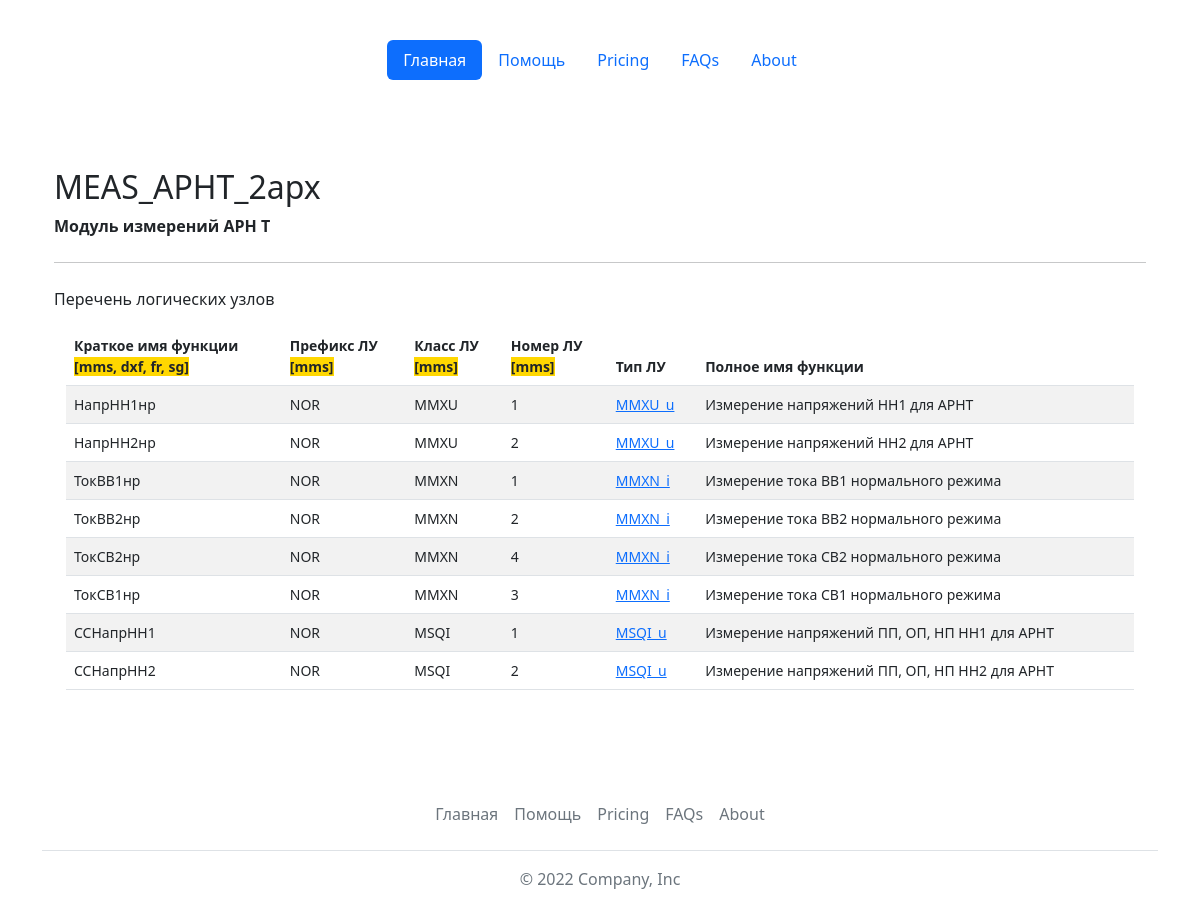
The page /reports/show/?name=MEAS_АРНТ_2арх&type=ld on the database its author committed.
### base_types/models.py (models this page shows, shortened)
class LogicDevices(models.Model):
    id = models.AutoField(primary_key=True)
    name = models.CharField(max_length=128, verbose_name='Обозначение логического устройства', unique=True)
    fb_name = models.CharField(max_length=128, verbose_name='Обозначение функционального блока', unique=True)
    description = models.TextField(max_length=1024, blank=True, verbose_name='Назначение логического устройства (ФБ)')
    class Meta:
        verbose_name = 'Логическое устройство'
        verbose_name_plural = 'Логические устройства'
        ordering = ['name']

class LogicNodeInstantiated(models.Model):
    id = models.AutoField(primary_key=True)
    short_name = models.CharField(max_length=64, verbose_name='Краткое имя', unique=True)
    full_name = models.CharField(max_length=128, verbose_name='Полное имя', blank=True)
    ln_prefix = models.CharField(max_length=32, verbose_name='Префикс ЛУ', blank=True)
    class_name = models.CharField(max_length=4, verbose_name='Класс')
    instance = models.IntegerField(verbose_name='Номер экземпляра', blank=True, null=True)
    ln_type = models.ForeignKey(LogicNodesTypes, on_delete=models.CASCADE, verbose_name='Тип ЛУ', null=True)
    def __str__(self):
        return str(self.short_name)
    class Meta:
        verbose_name = 'Экземпляр логического узла'
        verbose_name_plural = 'Экземпляр логического узла'
        ordering = ['short_name']
    @property
    def get_instance(self):
        if self.instance:
            return self.instance
        else:
            return "-"

class LogicNodesTypes(models.Model):
    id = models.AutoField(primary_key=True)
    name = models.CharField(max_length=64, verbose_name='Имя типа ЛУ', unique=True)
    description = models.TextField(max_length=1024, blank=True, verbose_name='Описание')
    def __str__(self):
        return self.name
    class Meta:
        verbose_name = 'Тип логического узла'
        verbose_name_plural = 'Типы логических узлов'
        ordering = ['name']

### base_types/views.py (the view, shortened to what this page needs)
# urls.py: path('reports/show/', views.show),
def show(request):
    name = request.GET.get('name')
    type = request.GET.get('type')
    if type == 'ld':
        ld = LogicDevices.objects.get(name=name)
        lns_conns = LDLNconnections.objects.all().filter(ld_id=ld.id)
        lns_conns = lns_conns.order_by('ld')
        lns = list()
        for item in lns_conns.iterator():
            print('------------>', item.ln)
            ln = LogicNodeInstantiated.objects.get(short_name=item.ln)
            lns.append(ln)
        return render(request, 'base_types/showldobj.html', {'ld':ld, 'lns': lns})

### templates/base_types/showldobj.html
{% extends 'base.html' %}
{% block content %}
<main class="container py-5">
    {% if lns %}
    <h2 class="mt-4">{{ld.name}}</h2>
    <p><strong>{{ld.description}}</strong></p>
    <hr class="my-4">
    <p>Перечень логических узлов</p>
    <div class="container small">
    <table class="table table-striped">
        <thead>
            <tr>
                <th scope="col">Краткое имя функции <br><span style="background: gold">[mms, dxf, fr, sg]</span></th>
                <th scope="col">Префикс ЛУ <br><span style="background: gold">[mms]</span></th>
                <th scope="col">Класс ЛУ <br><span style="background: gold">[mms]</span></th>
                <th scope="col">Номер ЛУ <br><span style="background: gold">[mms]</span></th>
                <th scope="col">Тип ЛУ</th>
                <th scope="col">Полное имя функции</th>
            </tr>
        </thead>
        <tbody>
        {% for item in lns %}
            <tr>
                <td>{{item.short_name}}</td>
                <td>{{item.ln_prefix}}</td>
                <td>{{item.class_name}}</td>
                {% if item.get_ln_instance == -1%}<td>(n)</td>
                {% else %}<td>{{item.get_instance}}</td>{% endif %}
                <td><a href="?name={{item.ln_type}}&type=ln">{{item.ln_type}}</a></td>
                <td>{{item.full_name}}</td>
            </tr>
        {% endfor %}
        </tbody>
    </table>
    </div>
    {% else %}
    <h2 class="mt-4">В логическом устройстве "{{ld.name}}" ({{ld.get_description}}) нет объектов :(</h2>
    {% endif %}
</main>
{% endblock %}

### rows shown on the page
LogicDevices: name "MEAS_АРНТ_2арх", description "Модуль измерений АРН Т"
LogicNodeInstantiated: short_name "НапрНН1нр", ln_prefix "NOR", class_name "MMXU", get_instance "1", ln_type "MMXU_u", full_name "Измерение напряжений НН1 для АРНТ"
LogicNodeInstantiated: short_name "НапрНН2нр", ln_prefix "NOR", class_name "MMXU", get_instance "2", ln_type "MMXU_u", full_name "Измерение напряжений НН2 для АРНТ"
LogicNodeInstantiated: short_name "ТокВВ1нр", ln_prefix "NOR", class_name "MMXN", get_instance "1", ln_type "MMXN_i", full_name "Измерение тока ВВ1 нормального режима"
LogicNodeInstantiated: short_name "ТокВВ2нр", ln_prefix "NOR", class_name "MMXN", get_instance "2", ln_type "MMXN_i", full_name "Измерение тока ВВ2 нормального режима"
LogicNodeInstantiated: short_name "ТокСВ2нр", ln_prefix "NOR", class_name "MMXN", get_instance "4", ln_type "MMXN_i", full_name "Измерение тока СВ2 нормального режима"
LogicNodeInstantiated: short_name "ТокСВ1нр", ln_prefix "NOR", class_name "MMXN", get_instance "3", ln_type "MMXN_i", full_name "Измерение тока СВ1 нормального режима"
LogicNodeInstantiated: short_name "ССНапрНН1", ln_prefix "NOR", class_name "MSQI", get_instance "1", ln_type "MSQI_u", full_name "Измерение напряжений ПП, ОП, НП НН1 для АРНТ"
LogicNodeInstantiated: short_name "ССНапрНН2", ln_prefix "NOR", class_name "MSQI", get_instance "2", ln_type "MSQI_u", full_name "Измерение напряжений ПП, ОП, НП НН2 для АРНТ"
